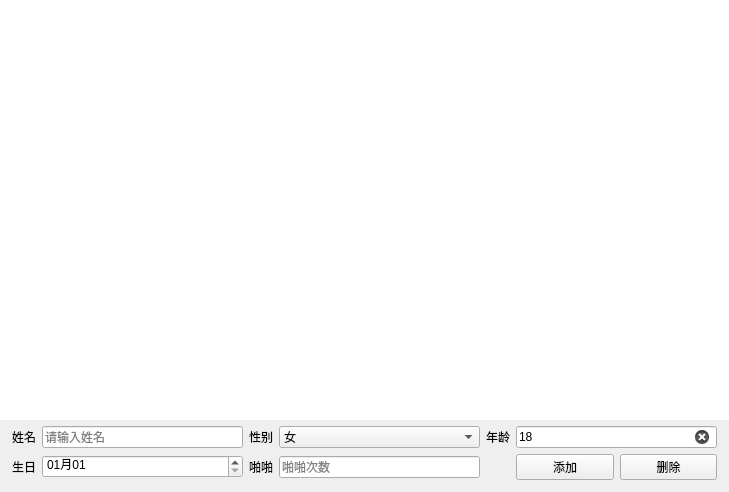
<?xml version="1.0" encoding="UTF-8"?>
<ui version="4.0">
 <class>MainWindow</class>
 <widget class="QMainWindow" name="MainWindow">
  <property name="geometry">
   <rect>
    <x>0</x>
    <y>0</y>
    <width>729</width>
    <height>492</height>
   </rect>
  </property>
  <property name="windowTitle">
   <string>MainWindow</string>
  </property>
  <widget class="QWidget" name="centralwidget">
   <layout class="QVBoxLayout" name="verticalLayout">
    <property name="spacing">
     <number>0</number>
    </property>
    <property name="leftMargin">
     <number>0</number>
    </property>
    <property name="topMargin">
     <number>0</number>
    </property>
    <property name="rightMargin">
     <number>0</number>
    </property>
    <property name="bottomMargin">
     <number>0</number>
    </property>
    <item>
     <widget class="QTableWidget" name="table">
      <property name="frameShape">
       <enum>QFrame::NoFrame</enum>
      </property>
      <property name="lineWidth">
       <number>2</number>
      </property>
      <property name="editTriggers">
       <set>QAbstractItemView::NoEditTriggers</set>
      </property>
      <property name="alternatingRowColors">
       <bool>true</bool>
      </property>
      <property name="selectionMode">
       <enum>QAbstractItemView::SingleSelection</enum>
      </property>
      <property name="selectionBehavior">
       <enum>QAbstractItemView::SelectRows</enum>
      </property>
      <property name="showGrid">
       <bool>false</bool>
      </property>
      <property name="sortingEnabled">
       <bool>true</bool>
      </property>
      <attribute name="horizontalHeaderStretchLastSection">
       <bool>true</bool>
      </attribute>
      <attribute name="verticalHeaderVisible">
       <bool>false</bool>
      </attribute>
      <attribute name="verticalHeaderDefaultSectionSize">
       <number>20</number>
      </attribute>
     </widget>
    </item>
    <item>
     <widget class="QWidget" name="widget" native="true">
      <layout class="QGridLayout" name="gridLayout">
       <property name="leftMargin">
        <number>12</number>
       </property>
       <property name="topMargin">
        <number>6</number>
       </property>
       <property name="rightMargin">
        <number>12</number>
       </property>
       <property name="bottomMargin">
        <number>12</number>
       </property>
       <property name="spacing">
        <number>6</number>
       </property>
       <item row="1" column="5">
        <widget class="QWidget" name="widget_2" native="true">
         <layout class="QHBoxLayout" name="horizontalLayout">
          <property name="leftMargin">
           <number>0</number>
          </property>
          <property name="topMargin">
           <number>0</number>
          </property>
          <property name="rightMargin">
           <number>0</number>
          </property>
          <property name="bottomMargin">
           <number>0</number>
          </property>
          <item>
           <widget class="QPushButton" name="pushButton">
            <property name="text">
             <string>添加</string>
            </property>
           </widget>
          </item>
          <item>
           <widget class="QPushButton" name="pushButton_2">
            <property name="text">
             <string>删除</string>
            </property>
           </widget>
          </item>
         </layout>
        </widget>
       </item>
       <item row="0" column="1">
        <widget class="QLineEdit" name="lineEdit">
         <property name="placeholderText">
          <string>请输入姓名</string>
         </property>
         <property name="clearButtonEnabled">
          <bool>true</bool>
         </property>
        </widget>
       </item>
       <item row="0" column="0">
        <widget class="QLabel" name="label">
         <property name="text">
          <string>姓名</string>
         </property>
         <property name="buddy">
          <cstring>lineEdit</cstring>
         </property>
        </widget>
       </item>
       <item row="0" column="2">
        <widget class="QLabel" name="label_2">
         <property name="text">
          <string>性别</string>
         </property>
         <property name="buddy">
          <cstring>comboBox</cstring>
         </property>
        </widget>
       </item>
       <item row="0" column="4">
        <widget class="QLabel" name="label_3">
         <property name="text">
          <string>年龄</string>
         </property>
         <property name="buddy">
          <cstring>lineEdit_3</cstring>
         </property>
        </widget>
       </item>
       <item row="1" column="1">
        <widget class="QDateEdit" name="dateEdit">
         <property name="displayFormat">
          <string>MM月dd</string>
         </property>
         <property name="date">
          <date>
           <year>2000</year>
           <month>1</month>
           <day>1</day>
          </date>
         </property>
        </widget>
       </item>
       <item row="1" column="0">
        <widget class="QLabel" name="label_4">
         <property name="text">
          <string>生日</string>
         </property>
         <property name="buddy">
          <cstring>dateEdit</cstring>
         </property>
        </widget>
       </item>
       <item row="1" column="2">
        <widget class="QLabel" name="label_5">
         <property name="text">
          <string>啪啪</string>
         </property>
         <property name="buddy">
          <cstring>lineEdit_5</cstring>
         </property>
        </widget>
       </item>
       <item row="0" column="3">
        <widget class="QComboBox" name="comboBox">
         <property name="currentText">
          <string>女</string>
         </property>
         <property name="currentIndex">
          <number>0</number>
         </property>
         <item>
          <property name="text">
           <string>女</string>
          </property>
         </item>
         <item>
          <property name="text">
           <string>男</string>
          </property>
         </item>
        </widget>
       </item>
       <item row="1" column="3">
        <widget class="QLineEdit" name="lineEdit_5">
         <property name="placeholderText">
          <string>啪啪次数</string>
         </property>
         <property name="clearButtonEnabled">
          <bool>true</bool>
         </property>
        </widget>
       </item>
       <item row="0" column="5">
        <widget class="QLineEdit" name="lineEdit_3">
         <property name="text">
          <string>18</string>
         </property>
         <property name="maxLength">
          <number>2</number>
         </property>
         <property name="placeholderText">
          <string>请输入年龄</string>
         </property>
         <property name="clearButtonEnabled">
          <bool>true</bool>
         </property>
        </widget>
       </item>
      </layout>
     </widget>
    </item>
   </layout>
  </widget>
 </widget>
 <resources/>
 <connections/>
</ui>
